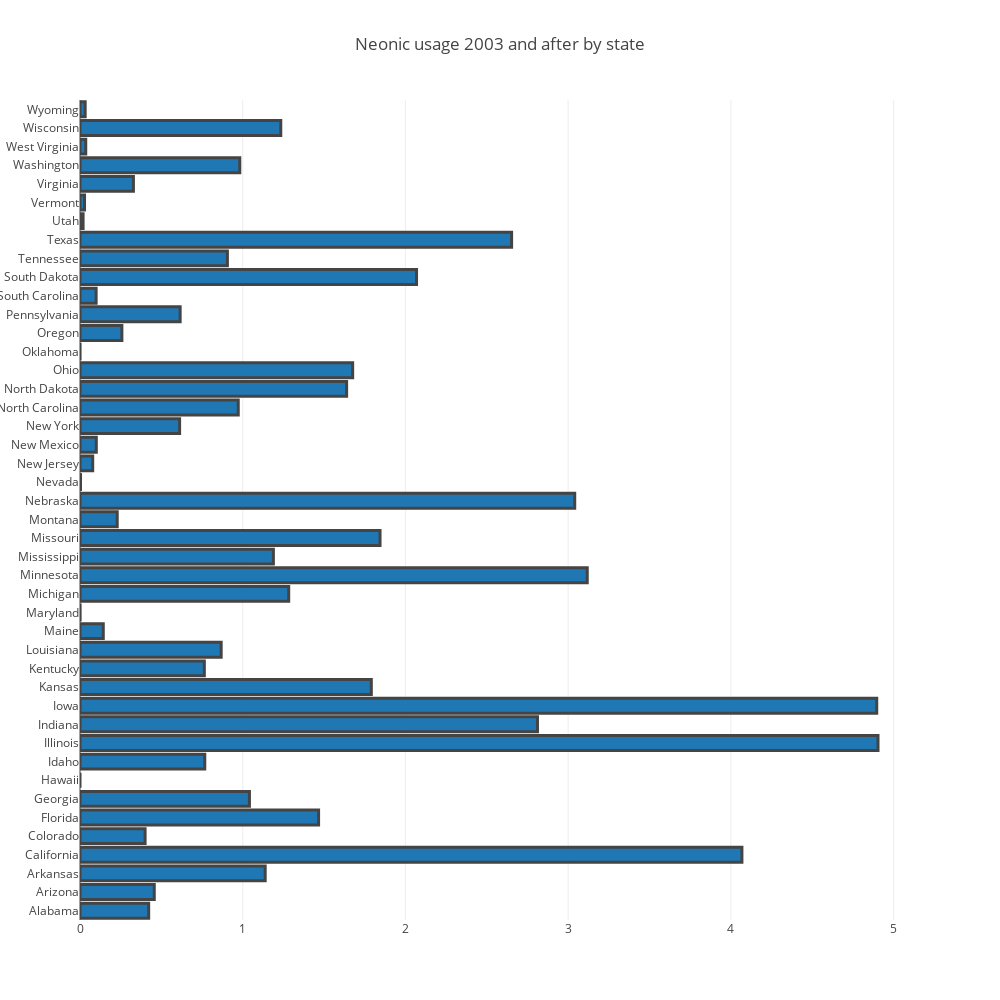

The notebook cell saved with this chart:
### Markdown cell above
From the above graph we can draw a clear conclusion that California has clearly taken the reign with the amount of neonics used before 2003.

### Code cell
df_summed2 = df_2003.groupby(['StateName']) ['nAllNeonic'].sum().reset_index()
trace1 = go.Bar(
    y=df_summed2.StateName,
    x=df_summed2.nAllNeonic,
    name='SF Zoo',
    orientation = 'h',
    marker = dict(
        line = dict(
            colorscale =[[0, 'rgb(166,206,227)'], [0.25, 'rgb(31,120,180)'], [0.45, 'rgb(178,223,138)'], 
                      [0.65, 'rgb(51,160,44)'], [0.85, 'rgb(251,154,153)'], [1, 'rgb(227,26,28)']],
            width = 3)
    )
)
data = [trace1]
layout = go.Layout(
    title='Neonic usage 2003 and after by state',
    barmode='stack',
    autosize=False,
    width=1000,
    height=1000
)

fig = go.Figure(data=data, layout=layout)
iplot(fig, filename='marker-h-bar')

### Figure 1 — Plotly figure (JSON) as saved in the notebook; plotly's stock layout.template omitted (floating-point values rounded to 4 significant figures)
{"data": [{"marker": {"line": {"colorscale": [[0, "rgb(166,206,227)"], [0.25, "rgb(31,120,180)"], [0.45, "rgb(178,223,138)"], [0.65, "rgb(51,160,44)"], [0.85, "rgb(251,154,153)"], [1, "rgb(227,26,28)"]], "width": 3}}, "name": "SF Zoo", "orientation": "h", "type": "bar", "uid": "44844e86-cfc1-11e8-90cb-d05099a30b15", "x": [0.4221, 0.4564, 1.138, 4.068, 0.4, 1.466, 1.041, 0, 0.7668, 4.904, 2.811, 4.896, 1.79, 0.7641, 0.8676, 0.143, 0.000665, 1.283, 3.117, 1.188, 1.844, 0.2287, 3.04, 0.003258, 0.07809, 0.1002, 0.6122, 0.9725, 1.638, 1.676, 0.0004469, 0.2574, 0.6155, 0.09912, 2.068, 0.9059, 2.653, 0.019, 0.02781, 0.3283, 0.9819, 0.0353, 1.234, 0.03175], "y": ["Alabama", "Arizona", "Arkansas", "California", "Colorado", "Florida", "Georgia", "Hawaii", "Idaho", "Illinois", "Indiana", "Iowa", "Kansas", "Kentucky", "Louisiana", "Maine", "Maryland", "Michigan", "Minnesota", "Mississippi", "Missouri", "Montana", "Nebraska", "Nevada", "New Jersey", "New Mexico", "New York", "North Carolina", "North Dakota", "Ohio", "Oklahoma", "Oregon", "Pennsylvania", "South Carolina", "South Dakota", "Tennessee", "Texas", "Utah", "Vermont", "Virginia", "Washington", "West Virginia", "Wisconsin", "Wyoming"]}], "layout": {"autosize": false, "barmode": "stack", "height": 1000, "title": "Neonic usage 2003 and after by state", "width": 1000}}
